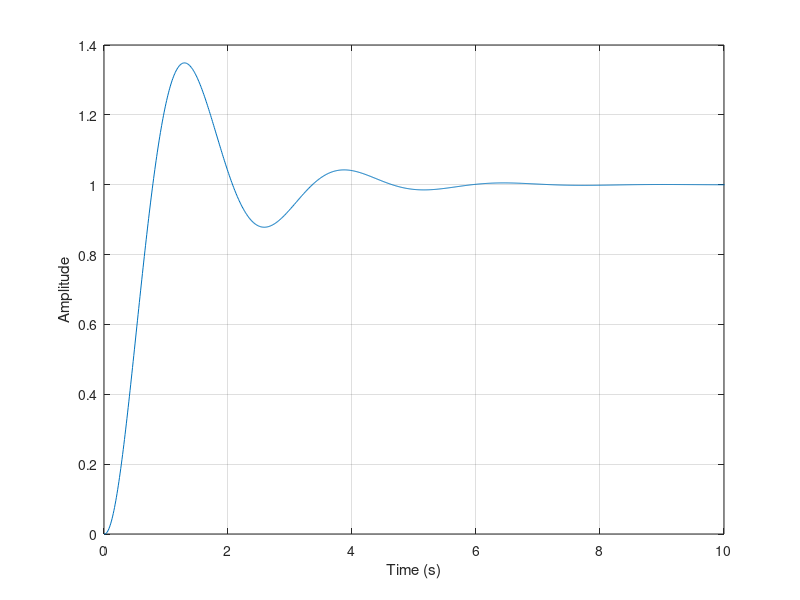
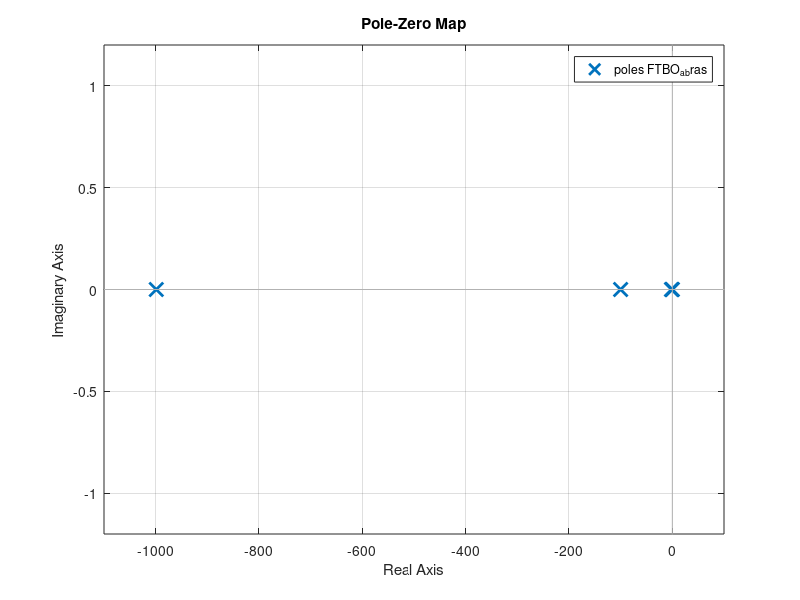
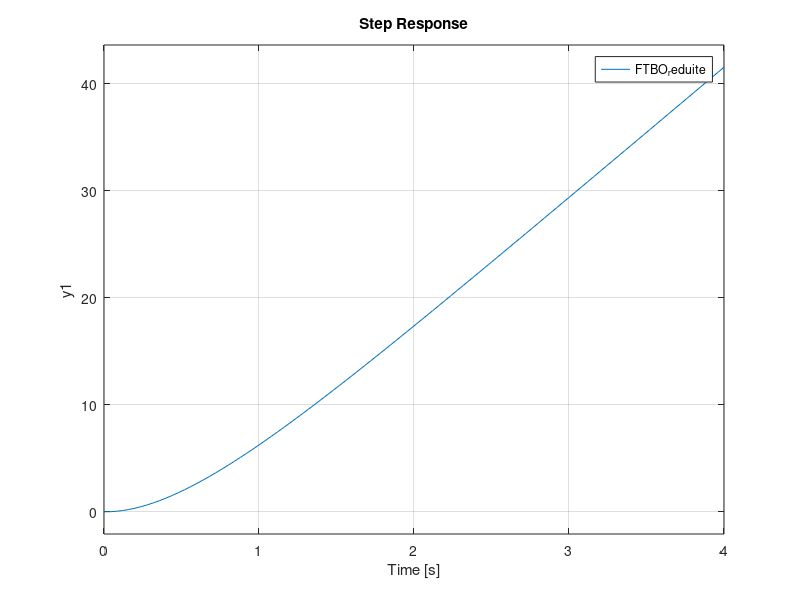
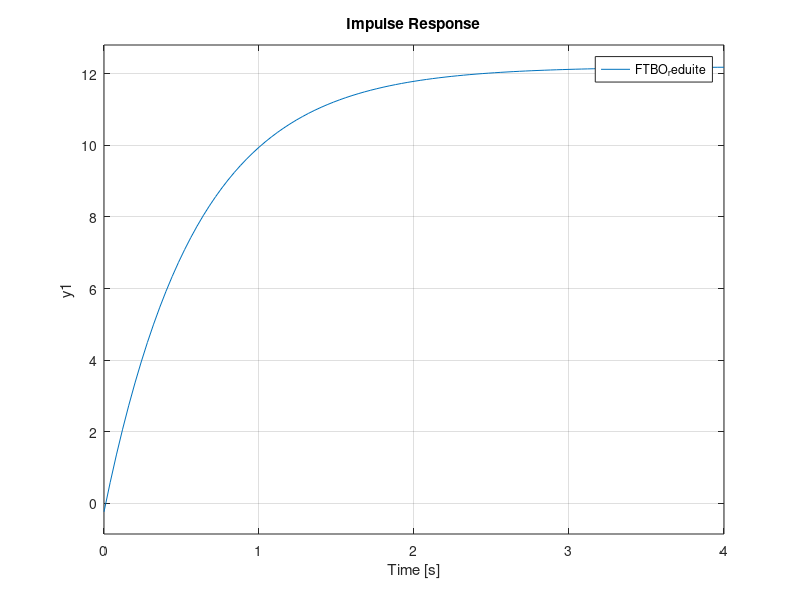

The MATLAB script that drew these images, in order:
close all
clear
clc

% Param
Kp = 0.318;     % V/rad
K = 100;        % gain ampli
tau =  0.01;    % Cte de temps ampli (s)
Ki =  0.5;      % Cte de couple du moteur (N-m/A)
Kb =  0.5;      % Cte de force contre électromotrice (fcém) du moteurV/rad/s
Ra =  8;        % résistance armature du moteur Ohm
La =  0.008;    % inductance armature dumoteur H (Henrys)
Jm =  0.02;     % inertie armatureN-m s2/rad
Bm = 0.01;      % frottement visqueux armature N.m/rad/s
N =  0.1;       % facteur de réduction
JL =  1;        % inertie charge N.m s2 /rad
BL =  1;        % frottement visqueux charge N-m/rad/s

%b) Matrice / eq d'état:
JmN2Jl = Jm + (N.^2)*JL;
BmN2Bl = Bm + (N.^2)*BL;

A1 = [0 1 0 0;
     0 (-BmN2Bl/JmN2Jl) (N*Ki/JmN2Jl) 0;
     0 (-Kb/(N*La)) (-Ra/La) (1/La);
     0 0 0 (-1/tau)];
B1 = [0 0 0 (K/tau)]';
C1 = [1 0 0 0];
D1 = [0];
%FTBF et FTBO numerique
[NUM1,DEN1] = ss2tf(A1,B1,C1,D1);
FTBO = tf(NUM1,DEN1)
FTBF = Kp*feedback(FTBO, Kp) % Kp gain de potentiometre donc lentre et le feedback est touche


numa = [K];
dena = [tau 1];
numb = [N*Ki];
denb = [(JmN2Jl*La) (Ra*JmN2Jl + La*BmN2Bl) (BmN2Bl*Ra + Ki*Kb) 0];

tfa = tf(numa,dena);
tfb = tf(numb/2.4e-06,denb/2.4e-06);
FTBO_a_bras = tfa*tfb
[NumBO,DenBO] = tfdata(FTBO_a_bras, 'v');
FTBF_a_bras = tf(Kp*NUM1,(DEN1 + Kp*NUM1))


t = [0:0.01:50]';
stepp = ones(size(t));

% Affichage
figure('Name','Simulation de lerreur avec une entree echelon')
plot(t, lsim(FTBF, stepp, t))
xlabel('Time (s)')
ylabel('Amplitude')
xlim([0 10])
grid on



%f) Reduction numerique:
figure()
pzmap(FTBO_a_bras)
[R, P, Kq] = residue(NumBO,DenBO)
poids = abs(R)./real(P)
[B,A] = residue(R(3:4),P(3:4),Kq); %a modifier selon les poids
tfss = tf(B,A);
K1 = dcgain(FTBO);
K2 = dcgain(tfss);
KK = K2/K1;
Kn = 1/KK;
TF = tfss

figure('Name','Réponse à un échelon')
hold on
subplot(2,1,1)
step(FTBO)
legend('FTBO')
grid on
subplot(2,1,2)
step(TF)
legend('FTBO_reduite')
grid on
hold off

figure('Name','Réponse Impulsionnelle')
hold on
subplot(2,1,1)
impulse(FTBO)
legend('FTBO')
grid on
subplot(2,1,2)
impulse(TF)
legend('FTBO_reduite')
grid on


